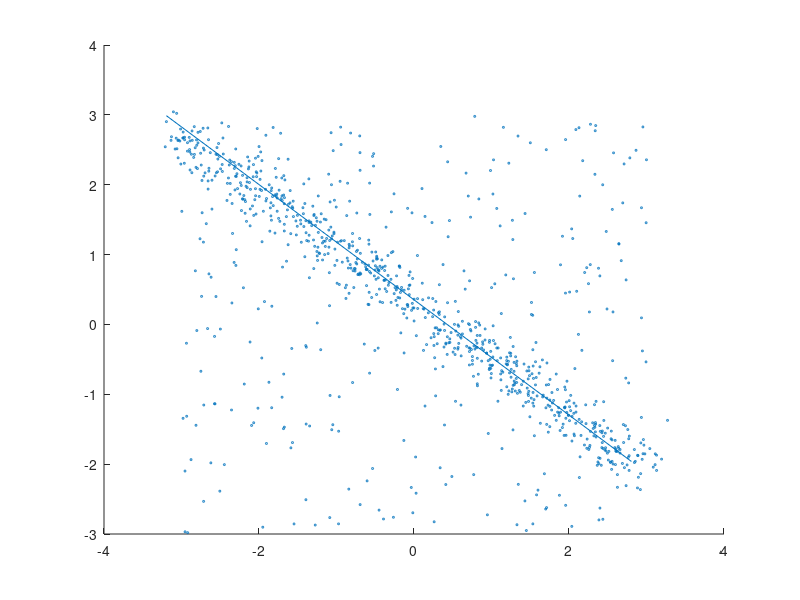

This chart was generated by the following MATLAB code:
clear;
load('LineData.mat');
data = [x;y];
sz = 2 ;
scatter(data(1,:),data(2,:),sz);
hold on;
s = 2;
iter = 500;
d = 500;
t = 0.4;
pertotal=0;
for i= 1:iter
    index = randperm(1000,s);
    sample = data(:,index);
    
    a = (sample(2,2)-sample(2,1))/(sample(1,2)-sample(1,1));
    b = sample(1,2)-a*sample(1,1);
    line = [a -1 b];
    
    mask = abs(line*[data; ones(1, 1000)]);
    total = sum(mask< t);
    
    if total>pertotal && total > d
        pertotal = total;
        bestline = line;
    end
end

mask = abs(bestline*[data; ones(1,1000)])<t;
hold on;
k =1;
for i=1:length(mask)
    if mask(i)
        inliers(1,k) = data(1,i);
        k = k+1;
%         scatter(data(1,i),data(2,i),sz,[0,1,0]);
    end
end
besta = -bestline(1)/bestline(2);
bestb = -bestline(3)/bestline(2);
xAxis = min(inliers(1,:)):max(inliers(1,:));
yAxis = besta*xAxis + bestb;
hold on;
plot(xAxis, yAxis,'-');
